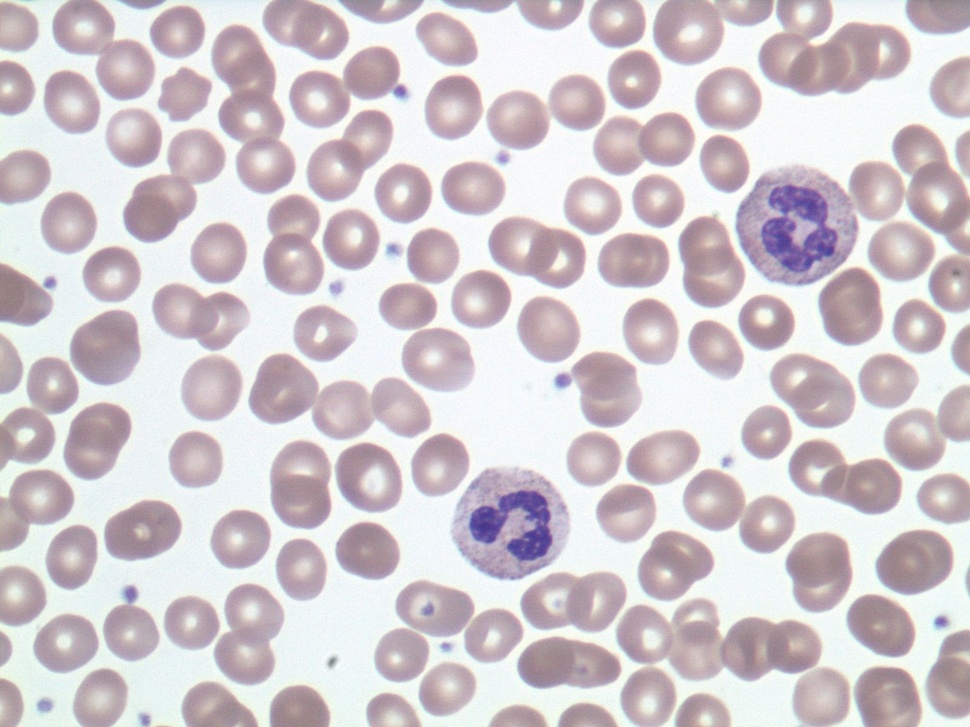
#> input picture project2/normal.jpg, 970 x 727 px, shrunk from 1600 x 1200 before the run
$ python -i count.py   (imports and definitions only)   (Python 2 division)   (older library calls are emulated)
#> lines starting #> are read from the running program, lines starting #| are printed output that depends on the picture; after the words box and inside, x2 and y2 are one past the last pixel; in counts of white or black regions, pixels touching at a corner belong together
#> further down, picture is the input picture: shape (727, 970, 3); mean B, G, R 206.6, 201.2, 210
'''
Cell counting.
'''

import cv2
import cv2.cv as cv
import numpy as np

# (initial) parameters for the algoritms
highThreshold  = 100
lowThreshold   = highThreshold / 2  # this is how Hough uses it
dp             = 1
minDist        = 41
param1         = highThreshold  # reuse the same ;-)
param2         = 13
minRadius      = 29
maxRadius      = 60
channelsHigh   = np.array([167, 51, 255])
channelsLow    = np.array([ 21, 21,  21])

# some global config
wndName   = "Project 2 : Segmentation"
showSteps = False

paramsChanged = True   # triggers initial detection

perform = 3 # 0=only canny | 1=canny+hough | 2=show HSV | 3=all

def detect(img):
    '''
    Do the detection.
    '''
    global showSteps, highThreshold, lowThreshold, dp, minDist, param1, param2,\
           minRadius, maxRadius, channelsHigh, channelsLow, wndName, perform

    # create a gray scale version of the image, with as type an unsigned 8bit
    # integer
    img_g = np.zeros( (img.shape[0], img.shape[1]), dtype=np.uint8 )
    img_g[:,:] = img[:,:,0]
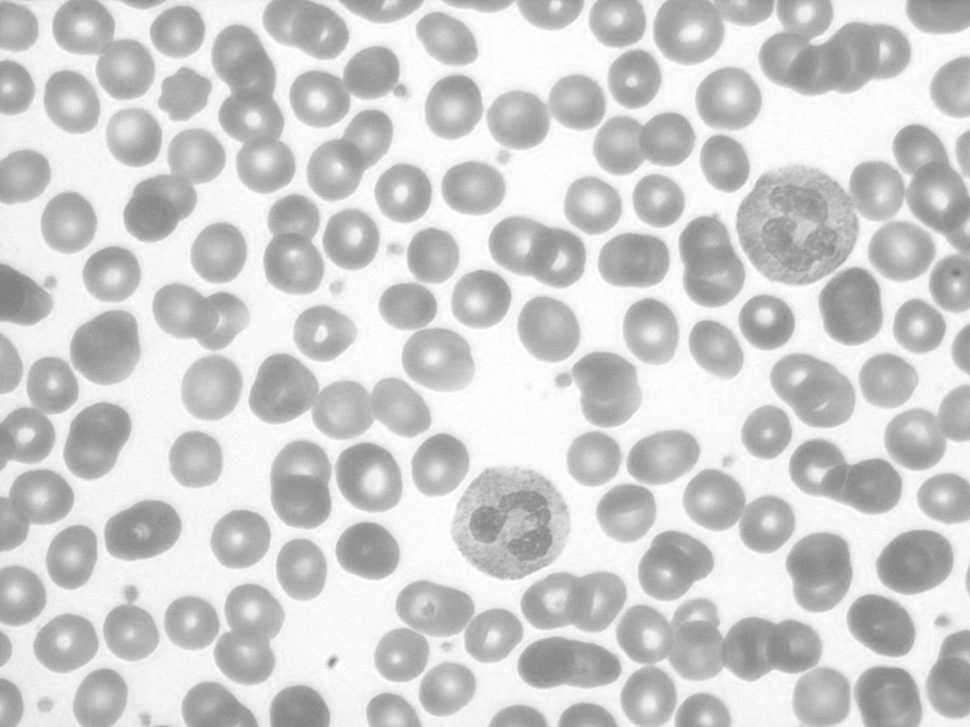
#> img_g: shape (727, 970); min 118, max 255, mean 206.6

    # 1. do canny (determine the right parameters) on the gray scale image
    edges = np.zeros( (img.shape[0], img.shape[1]), dtype=np.uint8 )

    # http://www.kerrywong.com/2009/05/07/canny-edge-detection-auto-thresholding
    # looked interesting, doesn't work well in this case :-(
    # median = np.median(img_g)
    # highThreshold = 1.33 * median
    # lowThreshold  = 0.66 * median

    cv2.Canny(img_g, lowThreshold, highThreshold, edges)

    # show the results of canny
    if showSteps or perform == 0:
      canny_result = np.copy(img_g)
      canny_result[edges.astype(np.bool)] = 0
      cv2.imshow(wndName,canny_result)
      if perform == 0: return
      else: cv2.waitKey(0)

    # 2. do Hough transform on the gray scale image
    circles = cv2.HoughCircles(img_g, cv.CV_HOUGH_GRADIENT, dp=dp,
                               minDist=minDist, param1=param1, param2=param2,
                               minRadius=minRadius, maxRadius=maxRadius)
#> circles = 127 rows, first 8: [795.5, 225.5, 58.3], [509.5, 523.5, 56.1], [105.5, 349.5, 34.9], [479.5, 298.5, 30.1], [688.5, 29.5, 34.9], [900.5, 248.5, 32.4], [729.5, 98.5, 31.5], [915.5, 438.5, 31.3]
    circles = circles[0,:,:]

    # show hough transform result
    if showSteps or perform == 1:
      showCircles(img, circles)
      if perform == 1: return
      else: cv2.waitKey(0)

    # 3.a get a feature vector (the average color) for each circle
    nbCircles = circles.shape[0]
#> nbCircles = 127
    features = np.zeros( (nbCircles,3), dtype=np.int)
    for i in range(nbCircles):
        features[i,:] = \
          getAverageColorInCircle(img , int(circles[i,0]),
                                        int(circles[i,1]),
                                        int(circles[i,2]))

    # 3.b show the image with the features (just to provide some help with
    # selecting the parameters)
    if showSteps or perform == 2:
      showCircles(img, circles, [ str(features[i,:]) for i in range(nbCircles)])
      if perform == 2: return
      else: cv2.waitKey(0)

    # 3.c remove circles based on the features
    selectedCircles = np.zeros( (nbCircles), np.bool)
    for i in range(nbCircles):
        if ((channelsLow  < features[i,:]).all() and
            (channelsHigh > features[i,:]).all()):
           selectedCircles[i] = 1
    circles = circles[selectedCircles]

    # show final result
    showCircles(img, circles)
    return circles

def getAverageColorInCircle(img, cx, cy, radius):
    '''
    Get the average color of img inside the circle located at (cx,cy) with
    radius.
    '''

    # convert img from BGR to HSV
    img = cv2.cvtColor(img,cv2.COLOR_BGR2HSV)

    height, width, channels = img.shape
    C = np.zeros((3))

    # create a mask representing the circle and use it to extract the valid
    # data to calculate the mean in each channel
    y, x = np.ogrid[-radius:radius, -radius:radius]
    mask = x**2 + y**2 > radius**2

    # trim the mask, in case it stretches beyond the img boundaries
    trimB = 0; trimT = 0; trimL = 0; trimR = 0;

    if cy + radius > height:      # top
      trimT = cy + radius - height;      mask = mask[:-trimT,:]
    if cy - radius < 0:           # bottom
      trimB = radius - cy;               mask = mask[trimB:,:]
    if cx + radius > width:       # right
      trimR = cx + radius - width;       mask = mask[:,:-trimR]
    if cx - radius < 0:           # left
      trimL = radius - cx;               mask = mask[:,trimL:]

    # also trim the part of the image
    bottom = cy-radius+trimB; top   = cy+radius-trimT;
    left   = cx-radius+trimL; right = cx+radius-trimR;

    # apply the mask and take the mean of the masked area
    for c in range(channels):
      C[c] = np.mean(np.ma.masked_array(img[bottom:top, left:right,c], mask))

    return C

def showCircles(img, circles, text=None):
    '''
    Show circles on an image.
    @param img:     numpy array
    @param circles: numpy array
                    shape = (nb_circles, 3)
                    contains for each circle: center_x, center_y, radius
    @param text:    optional parameter, list of strings to be plotted in the
                    circles
    '''
    global wndName

    # make a copy of img (to not pass-back changes)
    img = np.copy(img)
    # draw the circles
    nbCircles = circles.shape[0]
    for i in range(nbCircles):
        cv2.circle(img, (int(circles[i,0]), int(circles[i,1])),
                   int(circles[i,2]), cv.CV_RGB(255, 0, 0), 2, 8, 0)
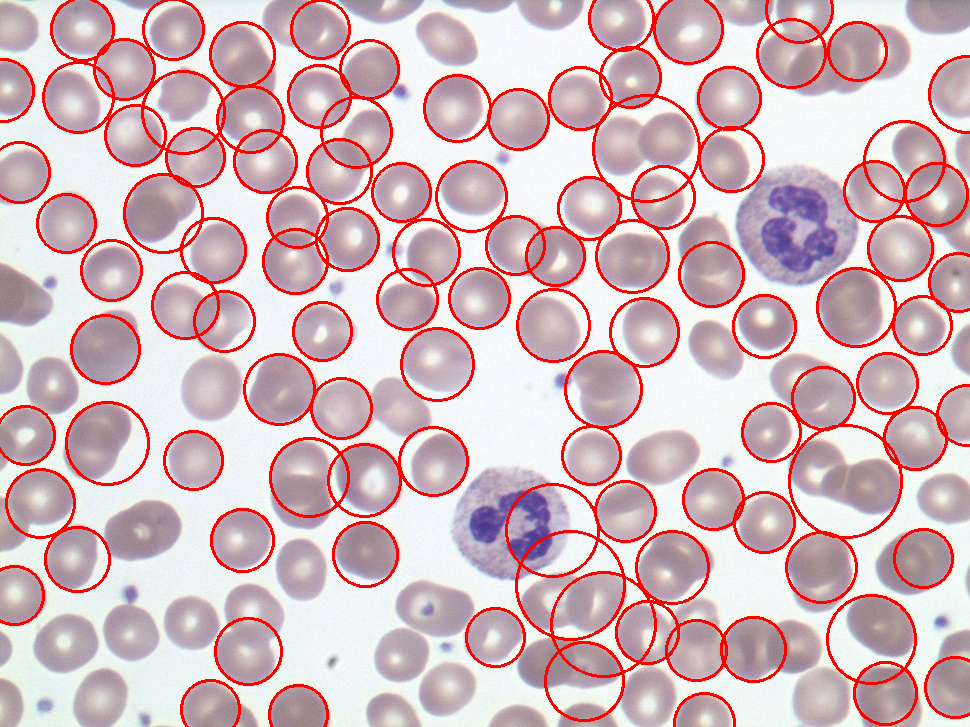
#> img: shape (727, 970, 3); 8.61% of pixels changed, all inside (x1, y1, x2, y2) = (0, 0, 970, 727)
    # draw text
    if text!=None:
        for i in range(nbCircles):
            cv2.putText(img, text[i], (int(circles[i,0]), int(circles[i,1])),
                        cv2.FONT_HERSHEY_SIMPLEX, 0.5, cv.CV_RGB(0, 0,255))
    # show the result
    cv2.imshow(wndName,img)

def refresh(value):
    '''
    Callback function for all trackbars. The value that is passed is not used,
    because we don't known which trackbar it comes from. We simply update all
    parameters.
    '''
    global paramsChanged, highThreshold, lowThreshold, dp, minDist, param1, \
           param2, minRadius, maxRadius, channelsHigh, channelsLow, wndName, \
           perform

    highThreshold  = cv.GetTrackbarPos("Canny High", wndName)
    lowThreshold   = highThreshold / 2
    minDist        = cv.GetTrackbarPos("Min Dist", wndName)
    param1         = highThreshold  # reuse the same ;-)
    param2         = cv.GetTrackbarPos("Hough param2", wndName)
    minRadius      = cv.GetTrackbarPos("Min Radius", wndName)
    maxRadius      = cv.GetTrackbarPos("Max Radius", wndName)

    channelsHigh[0] = cv.GetTrackbarPos("Hue Channel High", wndName)
    channelsLow[0]  = cv.GetTrackbarPos("Hue Channel Low",  wndName)
    channelsHigh[1] = cv.GetTrackbarPos("Sat Channel High", wndName)
    channelsLow[1]  = cv.GetTrackbarPos("Sat Channel Low",  wndName)
    channelsHigh[2] = cv.GetTrackbarPos("Val Channel High", wndName)
    channelsLow[2]  = cv.GetTrackbarPos("Val Channel Low",  wndName)

    perform         = cv.GetTrackbarPos("Perform",  wndName)

    paramsChanged = True

# [33 lines not run here, left out]

>>> import cv2
>>> picture = cv2.imread('normal.jpg')
>>> result = detect(picture)
